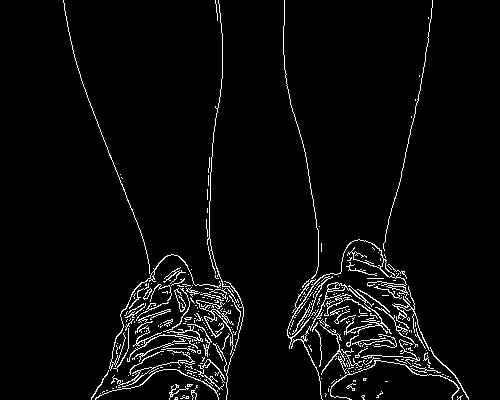
#> input picture test.jpg, 500 x 400 px; its folder holds only this picture in this run
$ python resize_final.py
#> lines starting #> are read from the running program, lines starting #| are printed output that depends on the picture
import sys
import numpy as np
import cv2
import imutils
import tkinter
import os
from tkinter import messagebox
from tkinter import *
from tkinter import filedialog
from PIL import ImageTk, Image

list_file = []                                          #파일 목록 담을 리스트 생성
files = filedialog.askopenfilenames(initialdir="/home/dk/calf_test/",\
                 title = "파일을 선택 해 주세요",\
                    filetypes = (("*.jpg","*jpg"),("*.png","*png"),("*.jpge","*jpge")))
#> the answer given: test.jpg
#files 변수에 선택 파일 경로 넣기

if files == '':
    messagebox.showwarning("경고", "파일을 추가 하세요")    #파일 선택 안했을 때 메세지 출력

print(files)    #files 리스트 값 출력

def on_mouse(event, x, y, flags, param):
    global cnt, img_pts
    if event == cv2.EVENT_LBUTTONDOWN:
        if cnt < 4:
            img_pts[cnt, :] = np.array([x, y]).astype(np.float32)
            cnt += 1

            cv2.circle(img, (x, y), 5, (0, 0, 255), -1)
            cv2.imshow('img', img)

        if cnt == 4:
            w,h,c=img.shape
            resize_pts = np.array([[0, 0],
                                [w - 1, 0],
                                [w - 1, h - 1],
                                [0, h - 1]]).astype(np.float32)

            pers_mat = cv2.getPerspectiveTransform(img_pts, resize_pts)

            resize = cv2.warpPerspective(img, pers_mat, (w, h))
            resize= cv2.resize(resize, dsize=(500,400), interpolation=cv2.INTER_AREA)
            print(resize.shape)
            print(files[0])
            files_name=files[0].split('.')
            print(files_name)
            cv2.imwrite(files_name[0]+"_resize."+files_name[1],resize) #파일저장
            cv2.imshow('resized', resize)

cnt = 0

img_pts = np.zeros([4, 2], dtype=np.float32)
img=cv2.imread(files[0])
#> img is the input picture: shape (400, 500, 3); min 0, max 255, mean 10.9
img=imutils.resize(img, width=800)
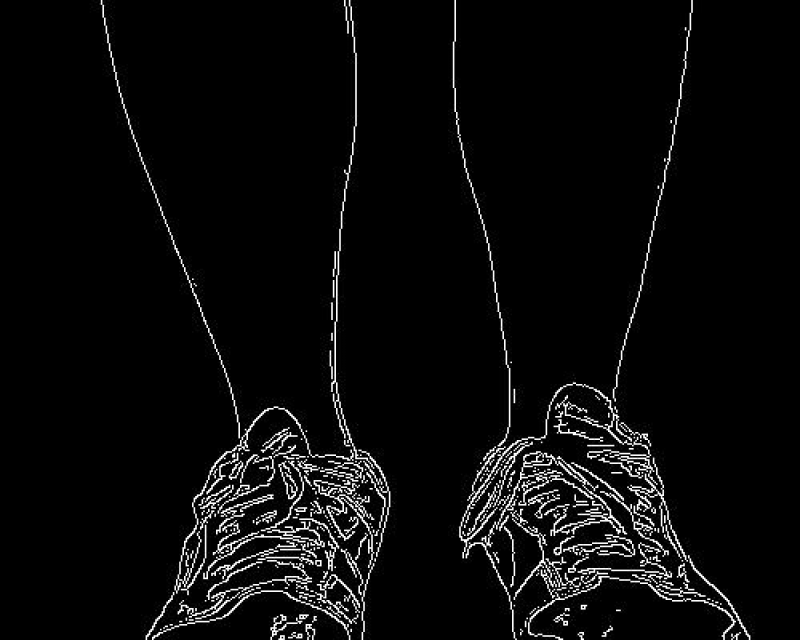
#> img: shape (640, 800, 3); min 0, max 255, mean 10.9

if img is None:
    print('Image load failed!')
    sys.exit()

cv2.namedWindow('img')
cv2.setMouseCallback('img', on_mouse)
cv2.imshow('img', img)
cv2.waitKey(0)
cv2.destroyAllWindows()
